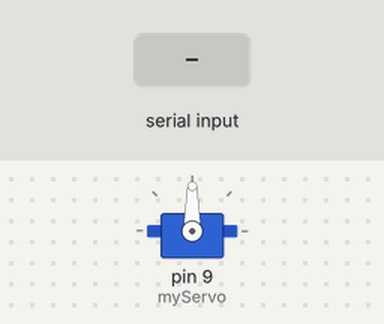
A sketch run on a simulated Arduino Uno, built with avr-gcc and run on an emulated ATmega328P. Parts: servo. The inputs (shaded band) are chosen by the test bench.

Above: at 1.2 s.
1.3 s: "30,150\n" received over Serial
At 2.9 s:
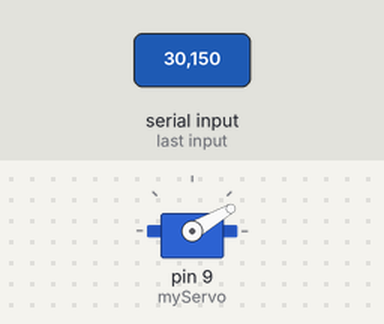
At 4.1 s:
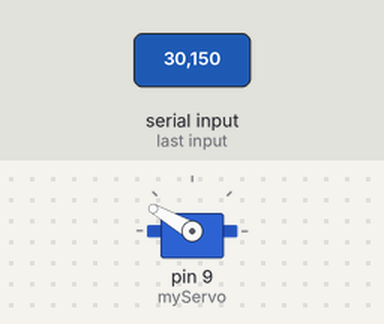
4.3 s: "5\n" received over Serial
7.3 s: "200\n" received over Serial
10.3 s: "90,45\n" received over Serial
At 12.0 s:
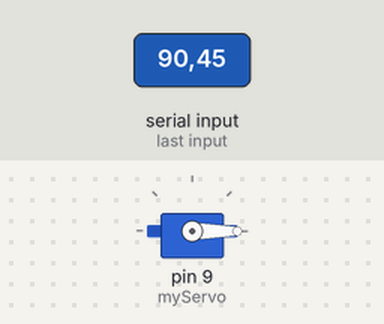
Timing chart, 0 to 13.5 s (numbered marks = the images above; inputs shaded):
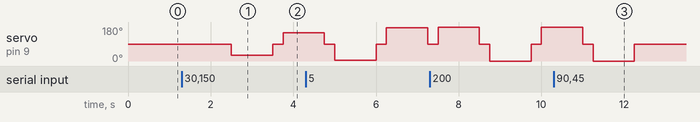

The sketch:

PythonServoControl.ino
```cpp
#include <Servo.h>

Servo myServo;  // Create servo object
int inputSpeed = 90;

void setup() {
  Serial.begin(9600);
  myServo.attach(9);  // Connect servo signal wire to pin 9
}

void loop() {
    if (Serial.available()) {
        String data = Serial.readStringUntil('\n');  // Read until newline
        inputSpeed = data.toInt();
    }
    myServo.write(inputSpeed);   // Clockwise
    delay(1000);        // Run for 1 second

    myServo.write(90);
    delay(250);

    myServo.write(180-inputSpeed);  // Counter-clockwise
    delay(1000);        // Pause for 0.5 seconds

    myServo.write(90);
    delay(250);
}
```

Measured:
- after the input at 1.3 s, servo on pin 9 (myServo): 90° → 30° after 1.2 s, → 90° 1.0 s later, → 150° 0.25 s later
- after the input at 10.3 s, servo on pin 9 (myServo): goes on until 12.3 s, then stays 90°
